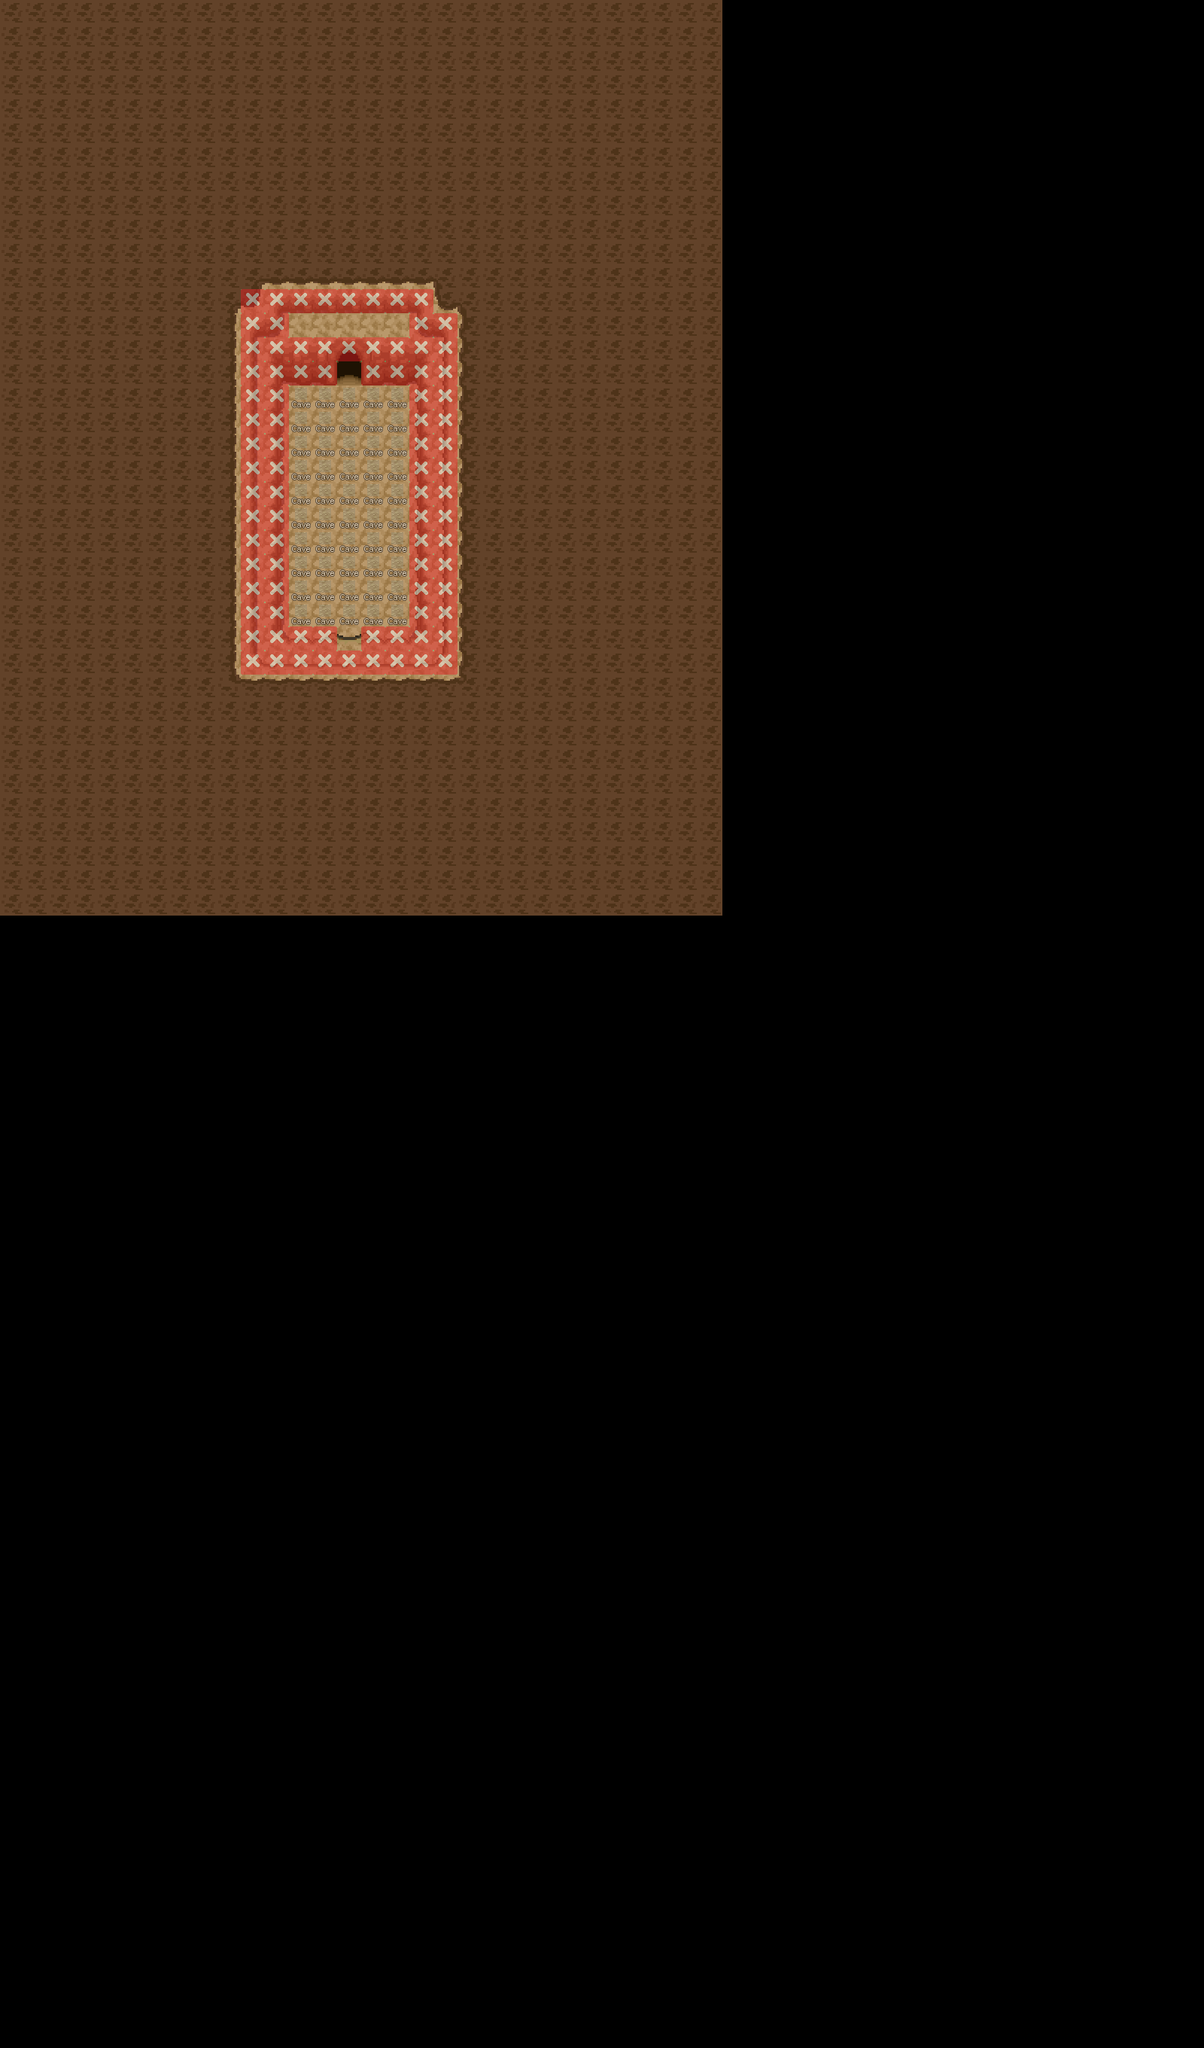

The image is a tile-based game level rendered from a .tmx file. Its description and source (layers, tilesets, objects; grid data summarised) follow:
An orthogonal 50x85 tile map with 32x32 px tiles, 25 tile layers (Floor_0, Path_0, Terrain_0, Path1_0, ...), 10 tilesets.

<map version="1.10" tiledversion="1.10.2" orientation="orthogonal" renderorder="right-down" width="50" height="85" tilewidth="32" tileheight="32" infinite="0" nextlayerid="39" nextobjectid="1">
 <tileset firstgid="1" source="../Tilesets/passages.tsx" />
 <tileset firstgid="145" source="../Tilesets/systemtags.tsx" />
 <tileset firstgid="273" source="../Tilesets/terrain_tag.tsx" />
 <tileset firstgid="289" source="../Tilesets/nature_basics.tsx" />
 <tileset firstgid="10273" source="../Tilesets/common_assets.tsx" />
 <tileset firstgid="20257" source="../Tilesets/terrain basics v2.tsx" />
 <tileset firstgid="26023" source="../Tilesets/animations.tsx" />
 <tileset firstgid="41311" source="../Tilesets/buildings.tsx" />
 <tileset firstgid="51295" source="../Tilesets/town specifics.tsx" />
 <tileset firstgid="61279" source="../Tilesets/random tiles.tsx" />
 <layer id="1" name="Floor_0" width="50" height="85">
  <data>[4250 cells, 196 non-empty, 1 distinct tile ids]</data>
 </layer>
 <layer id="36" name="Path_0" width="50" height="85">
  <data>[4250 cells, 998 non-empty, 15 distinct tile ids]</data>
 </layer>
 <layer id="19" name="Terrain_0" width="50" height="85">
  <data>[4250 cells, 80 non-empty, 21 distinct tile ids]</data>
 </layer>
 <layer id="38" name="Path1_0" width="50" height="85">
  <data>[4250 cells, 0 non-empty, 0 distinct tile ids]</data>
 </layer>
 <layer id="35" name="Watershore_0" width="50" height="85">
  <data>[4250 cells, 0 non-empty, 0 distinct tile ids]</data>
 </layer>
 <layer id="25" name="Building_0" width="50" height="85">
  <data>[4250 cells, 0 non-empty, 0 distinct tile ids]</data>
 </layer>
 <layer id="9" name="Tree_0" width="50" height="85">
  <data>[4250 cells, 0 non-empty, 0 distinct tile ids]</data>
 </layer>
 <layer id="21" name="Furniture_0" width="50" height="85">
  <data>[4250 cells, 3 non-empty, 3 distinct tile ids]</data>
 </layer>
 <group id="2" name="Z=0" />
 <layer id="26" name="Building_1" width="50" height="85">
  <data>[4250 cells, 0 non-empty, 0 distinct tile ids]</data>
 </layer>
 <layer id="10" name="Tree_1" width="50" height="85">
  <data>[4250 cells, 0 non-empty, 0 distinct tile ids]</data>
 </layer>
 <layer id="22" name="Furniture_1" width="50" height="85">
  <data>[4250 cells, 0 non-empty, 0 distinct tile ids]</data>
 </layer>
 <group id="3" name="Z=1" />
 <layer id="27" name="Building_2" width="50" height="85">
  <data>[4250 cells, 0 non-empty, 0 distinct tile ids]</data>
 </layer>
 <layer id="11" name="Tree_2" width="50" height="85">
  <data>[4250 cells, 0 non-empty, 0 distinct tile ids]</data>
 </layer>
 <layer id="23" name="Furniture_2" width="50" height="85">
  <data>[4250 cells, 0 non-empty, 0 distinct tile ids]</data>
 </layer>
 <group id="4" name="Z=2" />
 <layer id="28" name="Building_3" width="50" height="85">
  <data>[4250 cells, 0 non-empty, 0 distinct tile ids]</data>
 </layer>
 <layer id="12" name="Tree_3" width="50" height="85">
  <data>[4250 cells, 0 non-empty, 0 distinct tile ids]</data>
 </layer>
 <layer id="24" name="Furniture_3" width="50" height="85">
  <data>[4250 cells, 0 non-empty, 0 distinct tile ids]</data>
 </layer>
 <group id="5" name="Z=3" />
 <layer id="29" name="Building_4" width="50" height="85">
  <data>[4250 cells, 0 non-empty, 0 distinct tile ids]</data>
 </layer>
 <layer id="13" name="Tree_4" width="50" height="85">
  <data>[4250 cells, 0 non-empty, 0 distinct tile ids]</data>
 </layer>
 <layer id="34" name="Furniture_4" width="50" height="85">
  <data>[4250 cells, 3 non-empty, 1 distinct tile ids]</data>
 </layer>
 <group id="6" name="Z=4" />
 <layer id="30" name="Building_5" width="50" height="85">
  <data>[4250 cells, 3 non-empty, 1 distinct tile ids]</data>
 </layer>
 <layer id="32" name="Tree_5" width="50" height="85">
  <data>[4250 cells, 9 non-empty, 3 distinct tile ids]</data>
 </layer>
 <layer id="33" name="Furniture_5" width="50" height="85">
  <data>[4250 cells, 6 non-empty, 6 distinct tile ids]</data>
 </layer>
 <group id="31" name="Z=5" />
 <layer id="8" name="systemtags" width="50" height="85" opacity="0.48">
  <data>[4250 cells, 50 non-empty, 1 distinct tile ids]</data>
 </layer>
 <layer id="7" name="passages" width="50" height="85" opacity="0.45">
  <data>[4250 cells, 86 non-empty, 1 distinct tile ids]</data>
 </layer>
</map>
